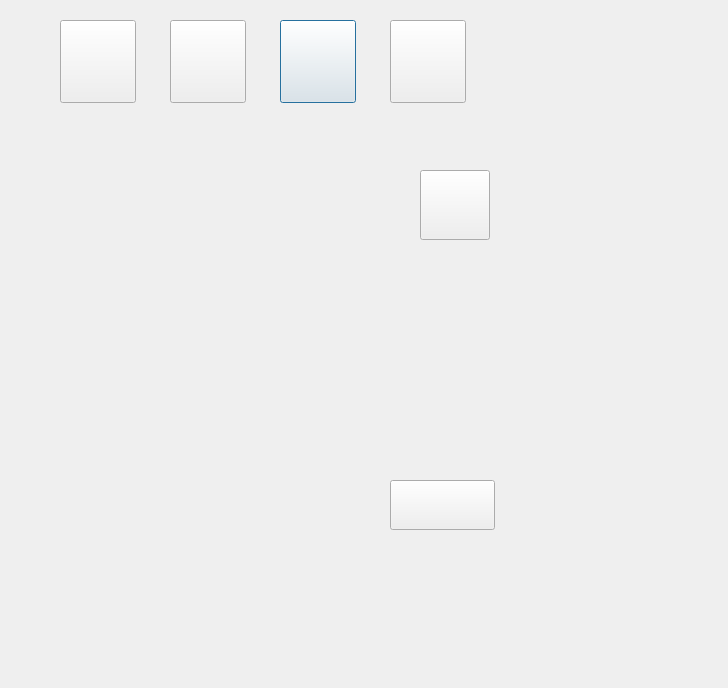
<?xml version="1.0" encoding="UTF-8"?>
<ui version="4.0">
 <class>CSMARTCONTROL</class>
 <widget class="QDialog" name="CSMARTCONTROL">
  <property name="geometry">
   <rect>
    <x>0</x>
    <y>0</y>
    <width>728</width>
    <height>688</height>
   </rect>
  </property>
  <property name="windowTitle">
   <string>智能家居控制</string>
  </property>
  <property name="styleSheet">
   <string notr="true"/>
  </property>
  <widget class="QPushButton" name="Qpush3">
   <property name="geometry">
    <rect>
     <x>280</x>
     <y>20</y>
     <width>76</width>
     <height>83</height>
    </rect>
   </property>
   <property name="minimumSize">
    <size>
     <width>76</width>
     <height>83</height>
    </size>
   </property>
   <property name="maximumSize">
    <size>
     <width>76</width>
     <height>83</height>
    </size>
   </property>
   <property name="text">
    <string/>
   </property>
  </widget>
  <widget class="QPushButton" name="Qpush2">
   <property name="geometry">
    <rect>
     <x>170</x>
     <y>20</y>
     <width>76</width>
     <height>83</height>
    </rect>
   </property>
   <property name="minimumSize">
    <size>
     <width>76</width>
     <height>83</height>
    </size>
   </property>
   <property name="maximumSize">
    <size>
     <width>76</width>
     <height>83</height>
    </size>
   </property>
   <property name="text">
    <string/>
   </property>
  </widget>
  <widget class="QPushButton" name="Qpush1">
   <property name="geometry">
    <rect>
     <x>60</x>
     <y>20</y>
     <width>76</width>
     <height>83</height>
    </rect>
   </property>
   <property name="minimumSize">
    <size>
     <width>76</width>
     <height>83</height>
    </size>
   </property>
   <property name="maximumSize">
    <size>
     <width>76</width>
     <height>83</height>
    </size>
   </property>
   <property name="text">
    <string/>
   </property>
  </widget>
  <widget class="QPushButton" name="Qpush4">
   <property name="geometry">
    <rect>
     <x>390</x>
     <y>20</y>
     <width>76</width>
     <height>83</height>
    </rect>
   </property>
   <property name="minimumSize">
    <size>
     <width>76</width>
     <height>83</height>
    </size>
   </property>
   <property name="maximumSize">
    <size>
     <width>76</width>
     <height>83</height>
    </size>
   </property>
   <property name="text">
    <string/>
   </property>
  </widget>
  <widget class="QLabel" name="label">
   <property name="geometry">
    <rect>
     <x>60</x>
     <y>120</y>
     <width>431</width>
     <height>341</height>
    </rect>
   </property>
   <property name="styleSheet">
    <string notr="true">background-image: url(:/pic/smart_home_curtain_open_1.png);</string>
   </property>
   <property name="text">
    <string/>
   </property>
  </widget>
  <widget class="QLabel" name="label_2">
   <property name="geometry">
    <rect>
     <x>60</x>
     <y>480</y>
     <width>331</width>
     <height>135</height>
    </rect>
   </property>
   <property name="styleSheet">
    <string notr="true">background-image: url(:/pic/smart_home_air_condition_pic.png);</string>
   </property>
   <property name="text">
    <string/>
   </property>
  </widget>
  <widget class="QPushButton" name="Qpush6">
   <property name="geometry">
    <rect>
     <x>390</x>
     <y>480</y>
     <width>105</width>
     <height>50</height>
    </rect>
   </property>
   <property name="text">
    <string/>
   </property>
  </widget>
  <widget class="QPushButton" name="Qpush5">
   <property name="geometry">
    <rect>
     <x>420</x>
     <y>170</y>
     <width>70</width>
     <height>70</height>
    </rect>
   </property>
   <property name="text">
    <string/>
   </property>
  </widget>
 </widget>
 <resources/>
 <connections/>
</ui>
